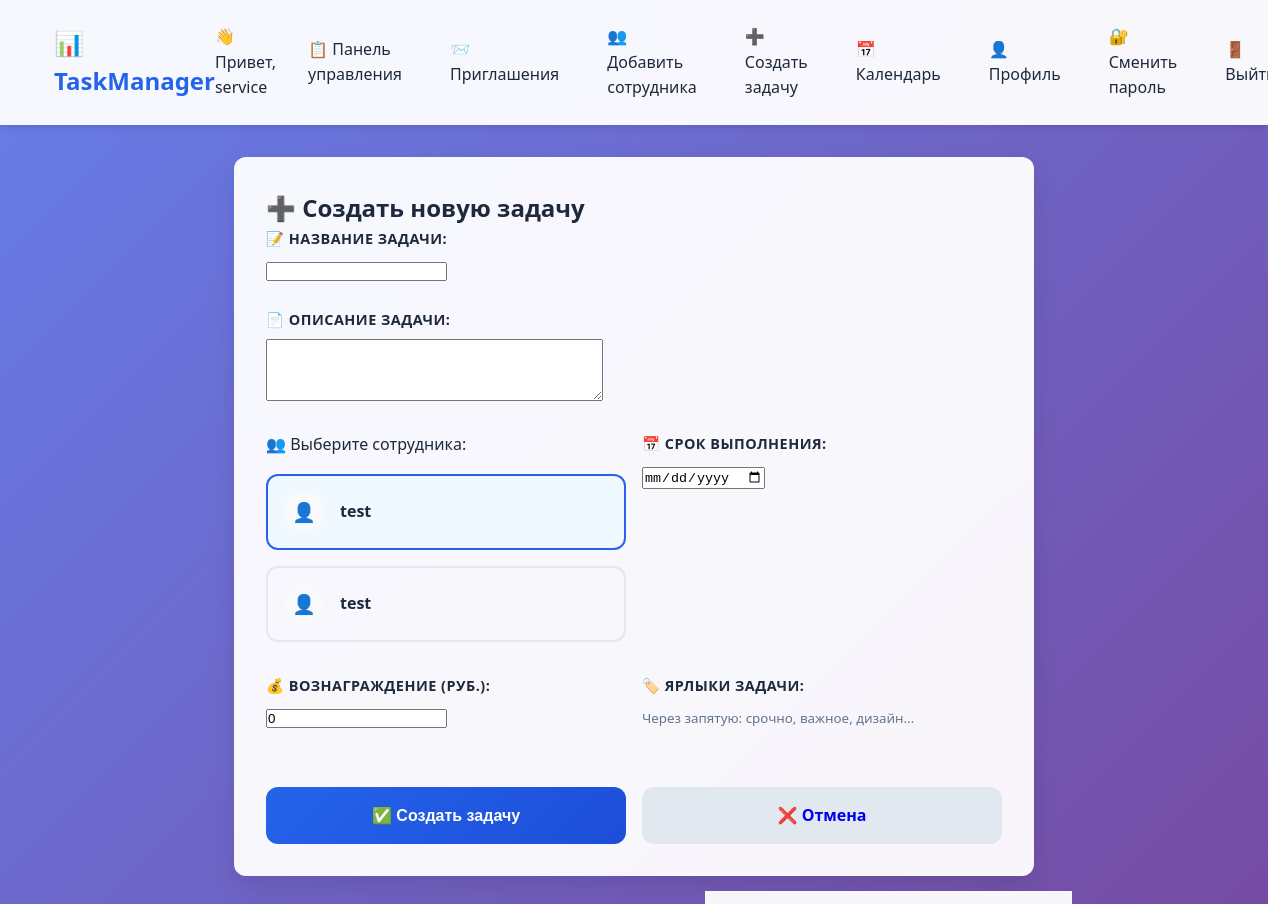
Page /create-task/ (signed in) on the committed database.
### tasks/models.py (models this page shows, shortened)
class CustomUser(AbstractUser):
    manager = models.ForeignKey('self', on_delete=models.SET_NULL, null=True, blank=True,
                               limit_choices_to={'is_staff': True}, related_name='subordinates')
    balance = models.DecimalField(max_digits=10, decimal_places=2, default=0.00, verbose_name='Баланс')
    tags = models.CharField(max_length=500, blank=True, verbose_name='Ярлыки (через запятую)')
    telegram_username = models.CharField(max_length=100, blank=True, verbose_name='Ник в Telegram')
    avatar = models.ImageField(upload_to='avatars/', null=True, blank=True, verbose_name='Аватар')
    first_name = models.CharField(max_length=30, blank=True, verbose_name='Имя')
    last_name = models.CharField(max_length=150, blank=True, verbose_name='Фамилия')  # Делаем необязательной
    def get_display_name(self):
        return self.first_name or self.username

### tasks/views.py (the view)
# urls.py: path('create-task/', views.create_task, name='create_task'),
@login_required
def create_task(request):
    if not request.user.is_staff:
        return redirect('dashboard')
    if request.method == 'POST':
        form = TaskForm(request.POST)
        if form.is_valid():
            task = form.save(commit=False)
            task.created_by = request.user  # Кем создана задача
            task.save()
            return redirect('dashboard')
    else:
        form = TaskForm()
        form.fields['assigned_to'].queryset = CustomUser.objects.filter(manager=request.user)
    return render(request, 'tasks/create_task.html', {'form': form})

### tasks/forms.py
class TaskForm(forms.ModelForm):
    class Meta:
        model = Task
        fields = ['title', 'description', 'assigned_to', 'due_date', 'payment_amount']
        widgets = {
            'due_date': forms.DateInput(attrs={'type': 'date'}),
            'description': forms.Textarea(attrs={'rows': 4}),
        }

### tasks/templates/tasks/create_task.html (shortened to what this page needs)
{% extends 'tasks/base.html' %}
{% block content %}
<div style="max-width: 800px; margin: 0 auto;">
    <div class="card">
        <h2>➕ Создать новую задачу</h2>
        <form method="post">
            <div class="form-row">
                <div class="form-group" style="grid-column: 1 / -1;">
                    <label for="id_title">📝 Название задачи:</label>
                    {{ form.title }}
                </div>
            </div>
            <div class="form-group">
                <label for="id_description">📄 Описание задачи:</label>
                {{ form.description }}
            </div>
            <div class="form-row">
<div class="employee-selection">
    <label>👥 Выберите сотрудника:</label>
    <div class="employee-cards">
        {% for emp in form.assigned_to.field.queryset %}
        <div class="employee-card-select" data-employee-id="{{ emp.id }}">
            <div class="employee-avatar-small">
                {% if emp.avatar %}
                    <img src="{{ emp.avatar.url }}" alt="{{ emp.get_display_name }}">
                {% else %}
                    <div class="avatar-placeholder-small">👤</div>
                {% endif %}
            </div>
            <div class="employee-info-small">
                <strong>{{ emp.get_display_name }}</strong>
            </div>
        </div>
        {% endfor %}
    </div>
</div>
                <div class="form-group">
                    <label for="id_due_date">📅 Срок выполнения:</label>
                    {{ form.due_date }}
                </div>
            </div>
            <div class="form-row">
                <div class="form-group">
                    <label for="id_payment_amount">💰 Вознаграждение (руб.):</label>
                    {{ form.payment_amount }}
                </div>
                <div class="form-group">
                    <label for="id_tags">🏷️ Ярлыки задачи:</label>
                    <small style="color: var(--secondary);">Через запятую: срочно, важное, дизайн...</small>
                </div>
            </div>
            <div class="form-actions">
                <button type="submit" class="btn btn-primary">✅ Создать задачу</button>
                <a href="{% url 'dashboard' %}" class="btn" style="background: var(--border);">❌ Отмена</a>
            </div>
        </form>
    </div>
</div>
{% endblock %}

### tasks/templates/tasks/base.html (shortened to what this page needs)
<!DOCTYPE html>
<html lang="ru">
<head>
</head>
<body>
    <header class="header">
        <div class="container">
            <nav class="nav">
                <a href="{% url 'dashboard' %}" class="logo">📊 TaskManager</a>
                <div class="nav-links" id="navLinks">
    {% if user.is_authenticated %}
        <div class="user-info">
            <span>👋 Привет, {{ user.get_display_name }}</span>
                </div>
                {% if user.is_staff %}
                    <a href="{% url 'dashboard' %}">📋 Панель управления</a>
                    <a href="{% url 'invitation_list' %}">📨 Приглашения</a>
                    <a href="{% url 'create_employee' %}">👥 Добавить сотрудника</a>
                    <a href="{% url 'create_task' %}">➕ Создать задачу</a>
                    <a href="{% url 'calendar' %}">📅 Календарь</a>
                {% else %}
                    <a href="{% url 'dashboard' %}">📋 Мои задачи</a>
                {% endif %}
                <a href="{% url 'profile' %}">👤 Профиль</a>
                <a href="{% url 'change_password' %}">🔐 Сменить пароль</a>
                <a href="{% url 'logout' %}">🚪 Выйти</a>
            {% else %}
                <a href="{% url 'login' %}">🔑 Войти</a>
            {% endif %}
        </div>
            </nav>
        </div>
    </header>
    <main class="main">
        <div class="container">
            {% block content %}
            {% endblock %}
        </div>
    </main>
</body>
</html>

### tasks/templates/tasks/base.html (style rules this page uses)
:root { --primary: #2563eb; --primary-dark: #1d4ed8; --secondary: #64748b; --success: #10b981; --warning: #f59e0b; --danger: #ef4444; --light: #f8fafc; --dark: #1e293b; --border: #e2e8f0; }
* { margin: 0; padding: 0; box-sizing: border-box; }
body { font-family: 'Segoe UI', system-ui, -apple-system, sans-serif; line-height: 1.6; color: var(--dark); background: linear-gradient(135deg, #667eea 0%, #764ba2 100%); min-height: 100vh; }
.container { max-width: 1200px; margin: 0 auto; padding: 0 20px; }
.header { background: rgba(255, 255, 255, 0.95); backdrop-filter: blur(10px); box-shadow: 0 4px 6px -1px rgba(0, 0, 0, 0.1); position: sticky; top: 0; z-index: 100; }
.nav { display: flex; justify-content: space-between; align-items: center; padding: 1rem 0; }
.logo { font-size: 1.5rem; font-weight: bold; color: var(--primary); text-decoration: none; }
.nav-links { display: flex; gap: 1rem; align-items: center; }
.nav-links a { color: var(--dark); text-decoration: none; padding: 0.5rem 1rem; border-radius: 8px; transition: all 0.3s ease; font-weight: 500; }
.user-info { display: flex; align-items: center; gap: 1rem; }
.main { padding: 2rem 0; min-height: calc(100vh - 120px); }
.card { background: rgba(255, 255, 255, 0.95); backdrop-filter: blur(10px); border-radius: 12px; padding: 2rem; box-shadow: 0 10px 25px rgba(0, 0, 0, 0.1); margin-bottom: 2rem; }
.btn { display: inline-block; padding: 0.7rem 1.5rem; border: none; border-radius: 8px; text-decoration: none; font-weight: 600; cursor: pointer; transition: all 0.3s ease; text-align: center; }
.btn-primary { background: var(--primary); color: white; }
.form-group { margin-bottom: 1.5rem; }
.form-group label { display: block; margin-bottom: 0.5rem; font-weight: 600; color: var(--dark); }
.form-group label { display: block; margin-bottom: 0.5rem; font-weight: 600; color: var(--dark); font-size: 0.9rem; text-transform: uppercase; letter-spacing: 0.5px; }
.form-row { display: grid; grid-template-columns: repeat(auto-fit, minmax(250px, 1fr)); gap: 1rem; }
.form-actions { display: flex; gap: 1rem; margin-top: 2rem; flex-wrap: wrap; }
.form-actions .btn { flex: 1; min-width: 120px; }
.form-actions .btn { flex: 1; min-width: 140px; padding: 1rem 2rem; border-radius: 12px; font-weight: 600; font-size: 1rem; transition: all 0.3s ease; }
.btn-primary { background: linear-gradient(135deg, var(--primary), #1d4ed8); color: white; border: none; }

### tasks/templates/tasks/create_task.html (style rules this page uses)
.employee-selection { margin-bottom: 2rem; }
.employee-cards { display: grid; grid-template-columns: repeat(auto-fill, minmax(200px, 1fr)); gap: 1rem; margin-top: 1rem; }
.employee-card-select { border: 2px solid var(--border); border-radius: 12px; padding: 1rem; cursor: pointer; transition: all 0.3s ease; display: flex; align-items: center; gap: 1rem; }
.employee-card-select.selected { border-color: var(--primary); background: #f0f9ff; }
.avatar-placeholder-small { width: 40px; height: 40px; border-radius: 50%; background: var(--light); display: flex; align-items: center; justify-content: center; font-size: 1.2rem; }
.employee-info-small { flex: 1; }

### rows in the picture
CustomUser: get_display_name "service"
CustomUser: get_display_name "test"
CustomUser: get_display_name "test"
